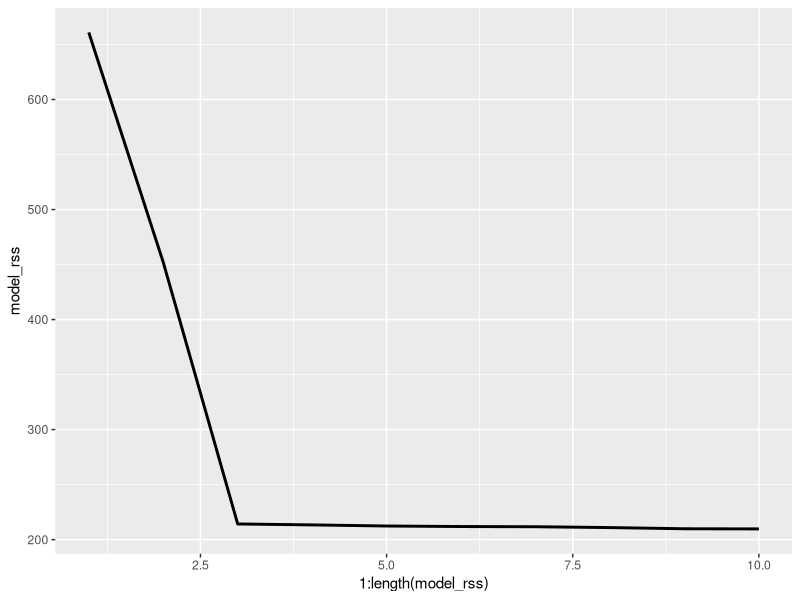

R code for this plot:
## ---- chunk 1
data(cars)
head(cars)
## ---- chunk 2
# TODO: uncomment and complete the code below.

linear_model <- lm(dist ~ 1 + speed, data=cars)
quad_model <- lm(dist ~ 1 + I(speed^2), data=cars)
cube_model <- lm(dist ~ 1 + I(speed^3), data=cars)
## ---- chunk 3
lin = sum(linear_model$residuals^2)
quad = sum(quad_model$residuals^2)
cube = sum(cube_model$residuals^2)

c(lin, quad, cube)
## ---- chunk 4
qc = lm(dist ~ 1 + speed + I(speed^2), data=cars)
## ---- chunk 5
lq_r = sum(qc$residuals^2)
c(lin, quad, lq_r)
## ---- chunk 6
library(tidyverse)
nrows <- nrow(cars)
norder <- 3
errors <- data.frame( 'Row'=rep(1:nrows, each=norder),
                     'Order'=rep(1:norder, times=nrows),
                                 'Error'=rep(NA, nrows*norder));

for ( i in 1:nrow(cars) ) {
  train_data <- cars[-c(i),]; # Leave out the i-th observation
  leftout <- cars[c(i),]; # the row containing the left-out sample.
  
  # Fit the linear model, then evaluate.
  m1 <- lm(dist ~ 1 + speed, train_data );
  m1.pred <- predict( m1, leftout );
  idx <- (errors$Row==i & errors$Order==1); # Pick out row of the errors df.
  # record squared error btwn predict and truth
  errors[idx,]$Error <- (m1.pred - leftout$dist)^2 ; 
  
  # Fit the quadratic model, then evaluate.
  m2 <- lm(dist ~ 1 + I(speed^2), train_data );
  m2.pred <- predict( m2, leftout );
  idx <- (errors$Row==i & errors$Order==2)
  errors[idx,]$Error <- (m2.pred - leftout$dist)^2; 

  # Fit the combined model, then evaluate.
  m3 <- lm(dist ~ 1 + speed + I(speed^2), train_data );
  m3.pred <- predict( m3, leftout );
  idx <- (errors$Row==i & errors$Order==3)
  errors[idx,]$Error <- (m3.pred - leftout$dist)^2
}

errors_avg = errors %>%
  group_by(Order) %>%
  summarise(Error = mean(Error))
  
errors_avg
## ---- chunk 7
generate_X <- function( n, p ) {
  mat = matrix(data = rnorm(n), nrow=n, ncol=p, byrow=TRUE)
  data.frame(mat)
}

generate_X(10, 5)
## ---- chunk 8
generate_coefs <- function( p, k ) {
  beta = rep(NA, p)
  for (i in 1:p) {
    if (k >= i & i >= 1) {
      beta[i] = sample(c(-1,1), 1, replace=TRUE)
    }
    if (p >= i & i > k) {
      beta[i] = 0
    }
  }
  return (beta)
}

generate_coefs(10,5)
## ---- chunk 9
generate_responses <- function( X, beta ) {
   Xmx <- as.matrix(X)
   EY <- Xmx %*% beta
   Y <- rnorm( n=nrow(EY), mean=EY, sd=1);
   X$Y <- Y;
   return(X)
}
## ---- chunk 10
#TODO: write a chunk of code to generate the data, as described above.

df = generate_X(200, 10)
df = generate_responses(df, generate_coefs(10,3))

# Here's a vector in which to store our RSSs
model_rss <- rep(NA, 10); # One entry for each of the ten models.
for( i in 1:10 ) {
  
  # TODO: write code to select only the first i columns of the data frame
  # and the last column of the data frame
  # and store them in a new data frame.
  train_data = df[1:i]
  train_data['Y'] = c(df['Y'])
  
  # TODO: write code to fit a model to this "subsetted" data frame. compute the fitted model's RSS; store it in the i-th entry of model_rss,
  
  model = lm(Y ~ ., data = train_data)
  rss = sum(model$residuals^2)
  model_rss[i] = rss
}

model_rss
## ---- chunk 11
ggplot(NULL, aes(x = 1:length(model_rss), y=model_rss)) +
  geom_line( size=1)
## ---- chunk 12
library(glmnet)

y_col <- df[[11]]
x_df <- df[, -c(11)]

lasso_lambda0 <- glmnet(x_df, y_col, alpha = 1, lambda=0)
lasso_lambda1 <- glmnet(x_df, y_col, alpha = 1, lambda=.1)
lasso_lambda2 <- glmnet(x_df, y_col, alpha = 1, lambda=.2)
lasso_lambda3 <- glmnet(x_df, y_col, alpha = 1, lambda=.45)

coef( lasso_lambda0 )
coef( lasso_lambda1 )
coef( lasso_lambda2 )
coef( lasso_lambda3 )
